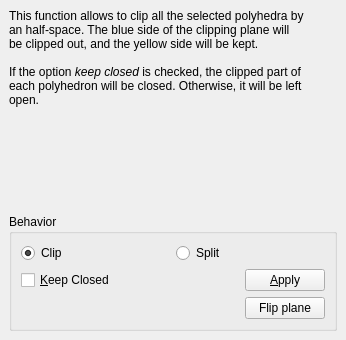
<?xml version="1.0" encoding="UTF-8"?>
<ui version="4.0">
 <class>ClipPolyhedronWidget</class>
 <widget class="QDockWidget" name="ClipPolyhedronWidget">
  <property name="geometry">
   <rect>
    <x>0</x>
    <y>0</y>
    <width>346</width>
    <height>340</height>
   </rect>
  </property>
  <property name="sizePolicy">
   <sizepolicy hsizetype="Preferred" vsizetype="Preferred">
    <horstretch>0</horstretch>
    <verstretch>0</verstretch>
   </sizepolicy>
  </property>
  <property name="windowTitle">
   <string>Clip polyhedra</string>
  </property>
  <widget class="QWidget" name="dockWidgetContents">
   <layout class="QVBoxLayout" name="verticalLayout_2">
    <item>
     <layout class="QVBoxLayout" name="verticalLayout">
      <item>
       <widget class="QLabel" name="label">
        <property name="sizePolicy">
         <sizepolicy hsizetype="Fixed" vsizetype="Fixed">
          <horstretch>0</horstretch>
          <verstretch>0</verstretch>
         </sizepolicy>
        </property>
        <property name="text">
         <string>&lt;html&gt;&lt;head/&gt;&lt;body&gt;&lt;p&gt;This function allows to clip all the selected polyhedra by an half-space. The blue side of the clipping plane will be clipped out, and the yellow side will be kept.&lt;br/&gt;&lt;br/&gt;If the option &lt;span style=&quot; font-style:italic;&quot;&gt;keep closed&lt;/span&gt; is checked, the clipped part of each polyhedron will be closed. Otherwise, it will be left open.&lt;/p&gt;&lt;p&gt;&lt;br/&gt;&lt;/p&gt;&lt;/body&gt;&lt;/html&gt;</string>
        </property>
        <property name="wordWrap">
         <bool>true</bool>
        </property>
       </widget>
      </item>
      <item>
       <spacer name="verticalSpacer">
        <property name="orientation">
         <enum>Qt::Vertical</enum>
        </property>
        <property name="sizeHint" stdset="0">
         <size>
          <width>20</width>
          <height>40</height>
         </size>
        </property>
       </spacer>
      </item>
      <item>
       <widget class="QGroupBox" name="groupBox">
        <property name="sizePolicy">
         <sizepolicy hsizetype="Preferred" vsizetype="Expanding">
          <horstretch>0</horstretch>
          <verstretch>0</verstretch>
         </sizepolicy>
        </property>
        <property name="title">
         <string>Behavior</string>
        </property>
        <layout class="QVBoxLayout" name="verticalLayout_5">
         <item>
          <layout class="QHBoxLayout" name="horizontalLayout_3">
           <item>
            <widget class="QRadioButton" name="clip_radioButton">
             <property name="text">
              <string>Clip</string>
             </property>
             <property name="checked">
              <bool>true</bool>
             </property>
            </widget>
           </item>
           <item>
            <widget class="QRadioButton" name="split_radioButton">
             <property name="text">
              <string>Split</string>
             </property>
            </widget>
           </item>
          </layout>
         </item>
         <item>
          <layout class="QHBoxLayout" name="horizontalLayout">
           <item>
            <layout class="QVBoxLayout" name="verticalLayout_4"/>
           </item>
           <item>
            <widget class="QCheckBox" name="close_checkBox">
             <property name="layoutDirection">
              <enum>Qt::LeftToRight</enum>
             </property>
             <property name="autoFillBackground">
              <bool>false</bool>
             </property>
             <property name="text">
              <string>&amp;Keep Closed</string>
             </property>
            </widget>
           </item>
           <item>
            <spacer name="horizontalSpacer">
             <property name="orientation">
              <enum>Qt::Horizontal</enum>
             </property>
             <property name="sizeHint" stdset="0">
              <size>
               <width>40</width>
               <height>20</height>
              </size>
             </property>
            </spacer>
           </item>
           <item>
            <widget class="QPushButton" name="clipButton">
             <property name="sizePolicy">
              <sizepolicy hsizetype="Minimum" vsizetype="Preferred">
               <horstretch>0</horstretch>
               <verstretch>0</verstretch>
              </sizepolicy>
             </property>
             <property name="text">
              <string>&amp;Apply</string>
             </property>
            </widget>
           </item>
          </layout>
         </item>
         <item>
          <layout class="QHBoxLayout" name="horizontalLayout_4">
           <property name="sizeConstraint">
            <enum>QLayout::SetDefaultConstraint</enum>
           </property>
           <item>
            <spacer name="horizontalSpacer_2">
             <property name="orientation">
              <enum>Qt::Horizontal</enum>
             </property>
             <property name="sizeHint" stdset="0">
              <size>
               <width>40</width>
               <height>20</height>
              </size>
             </property>
            </spacer>
           </item>
           <item>
            <widget class="QPushButton" name="flip_Button">
             <property name="sizePolicy">
              <sizepolicy hsizetype="Minimum" vsizetype="Preferred">
               <horstretch>0</horstretch>
               <verstretch>0</verstretch>
              </sizepolicy>
             </property>
             <property name="text">
              <string>Flip plane</string>
             </property>
            </widget>
           </item>
          </layout>
         </item>
        </layout>
       </widget>
      </item>
     </layout>
    </item>
   </layout>
  </widget>
 </widget>
 <resources/>
 <connections/>
</ui>
